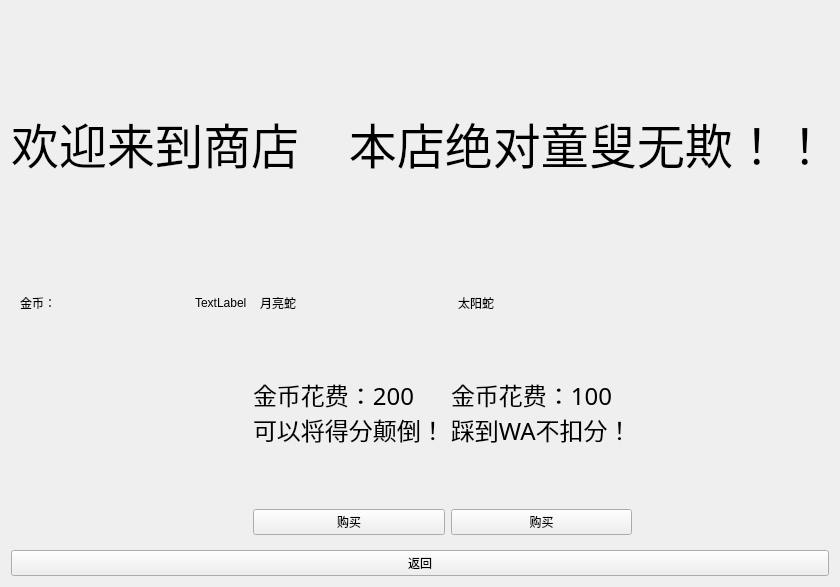
<?xml version="1.0" encoding="UTF-8"?>
<ui version="4.0">
 <class>shop</class>
 <widget class="QWidget" name="shop">
  <property name="geometry">
   <rect>
    <x>0</x>
    <y>0</y>
    <width>709</width>
    <height>587</height>
   </rect>
  </property>
  <property name="windowTitle">
   <string>Form</string>
  </property>
  <layout class="QVBoxLayout" name="verticalLayout">
   <item>
    <widget class="QLabel" name="label">
     <property name="font">
      <font>
       <family>LingWai SC</family>
       <pointsize>36</pointsize>
       <weight>7</weight>
       <italic>false</italic>
       <bold>false</bold>
      </font>
     </property>
     <property name="styleSheet">
      <string notr="true">font: 57 36pt &quot;LingWai SC&quot;;</string>
     </property>
     <property name="text">
      <string>欢迎来到商店    本店绝对童叟无欺！！</string>
     </property>
    </widget>
   </item>
   <item>
    <widget class="QWidget" name="widget" native="true">
     <layout class="QGridLayout" name="gridLayout">
      <item row="1" column="3">
       <widget class="QLabel" name="label_2">
        <property name="font">
         <font>
          <family>Wawati SC</family>
          <pointsize>18</pointsize>
          <weight>50</weight>
          <italic>false</italic>
          <bold>false</bold>
         </font>
        </property>
        <property name="styleSheet">
         <string notr="true">font: 18pt &quot;Wawati SC&quot;;</string>
        </property>
        <property name="text">
         <string>金币花费：100
踩到WA不扣分！</string>
        </property>
       </widget>
      </item>
      <item row="1" column="5">
       <spacer name="horizontalSpacer">
        <property name="orientation">
         <enum>Qt::Horizontal</enum>
        </property>
        <property name="sizeHint" stdset="0">
         <size>
          <width>40</width>
          <height>20</height>
         </size>
        </property>
       </spacer>
      </item>
      <item row="0" column="2">
       <widget class="QToolButton" name="moon">
        <property name="layoutDirection">
         <enum>Qt::LeftToRight</enum>
        </property>
        <property name="autoFillBackground">
         <bool>false</bool>
        </property>
        <property name="styleSheet">
         <string notr="true"/>
        </property>
        <property name="text">
         <string>月亮蛇</string>
        </property>
        <property name="icon">
         <iconset resource="resource.qrc">
          <normaloff>:/image/月亮.png</normaloff>:/image/月亮.png</iconset>
        </property>
        <property name="iconSize">
         <size>
          <width>100</width>
          <height>100</height>
         </size>
        </property>
        <property name="autoRaise">
         <bool>true</bool>
        </property>
       </widget>
      </item>
      <item row="0" column="0">
       <widget class="QLabel" name="label_4">
        <property name="text">
         <string>金币：</string>
        </property>
       </widget>
      </item>
      <item row="2" column="2">
       <widget class="QPushButton" name="buymoon">
        <property name="styleSheet">
         <string notr="true">font: 25 italic 18pt &quot;Xingkai SC&quot;;</string>
        </property>
        <property name="text">
         <string>购买</string>
        </property>
        <property name="icon">
         <iconset resource="resource.qrc">
          <normaloff>:/image/icon.png</normaloff>:/image/icon.png</iconset>
        </property>
       </widget>
      </item>
      <item row="0" column="3">
       <widget class="QToolButton" name="sun">
        <property name="text">
         <string>太阳蛇</string>
        </property>
        <property name="icon">
         <iconset resource="resource.qrc">
          <normaloff>:/image/太阳.png</normaloff>:/image/太阳.png</iconset>
        </property>
        <property name="iconSize">
         <size>
          <width>100</width>
          <height>100</height>
         </size>
        </property>
        <property name="autoRaise">
         <bool>true</bool>
        </property>
       </widget>
      </item>
      <item row="1" column="2">
       <widget class="QLabel" name="label_3">
        <property name="font">
         <font>
          <family>Wawati SC</family>
          <pointsize>18</pointsize>
          <weight>50</weight>
          <italic>false</italic>
          <bold>false</bold>
         </font>
        </property>
        <property name="styleSheet">
         <string notr="true">font: 18pt &quot;Wawati SC&quot;;</string>
        </property>
        <property name="text">
         <string>金币花费：200
可以将得分颠倒！</string>
        </property>
       </widget>
      </item>
      <item row="2" column="3">
       <widget class="QPushButton" name="buysun">
        <property name="styleSheet">
         <string notr="true">font: 25 italic 18pt &quot;Xingkai SC&quot;;</string>
        </property>
        <property name="text">
         <string>购买</string>
        </property>
        <property name="icon">
         <iconset resource="resource.qrc">
          <normaloff>:/image/icon.png</normaloff>:/image/icon.png</iconset>
        </property>
       </widget>
      </item>
      <item row="0" column="5">
       <widget class="QLabel" name="label_5">
        <property name="text">
         <string/>
        </property>
       </widget>
      </item>
      <item row="1" column="0">
       <spacer name="horizontalSpacer_2">
        <property name="orientation">
         <enum>Qt::Horizontal</enum>
        </property>
        <property name="sizeHint" stdset="0">
         <size>
          <width>40</width>
          <height>20</height>
         </size>
        </property>
       </spacer>
      </item>
      <item row="0" column="1">
       <widget class="QLabel" name="coinshave">
        <property name="text">
         <string>TextLabel</string>
        </property>
       </widget>
      </item>
      <item row="0" column="4">
       <widget class="QLabel" name="label_6">
        <property name="text">
         <string/>
        </property>
       </widget>
      </item>
     </layout>
    </widget>
   </item>
   <item>
    <widget class="QPushButton" name="close_shop">
     <property name="styleSheet">
      <string notr="true">font: 18pt &quot;Yuanti SC&quot;;</string>
     </property>
     <property name="text">
      <string>返回</string>
     </property>
    </widget>
   </item>
  </layout>
 </widget>
 <resources>
  <include location="resource.qrc"/>
 </resources>
 <connections/>
</ui>
